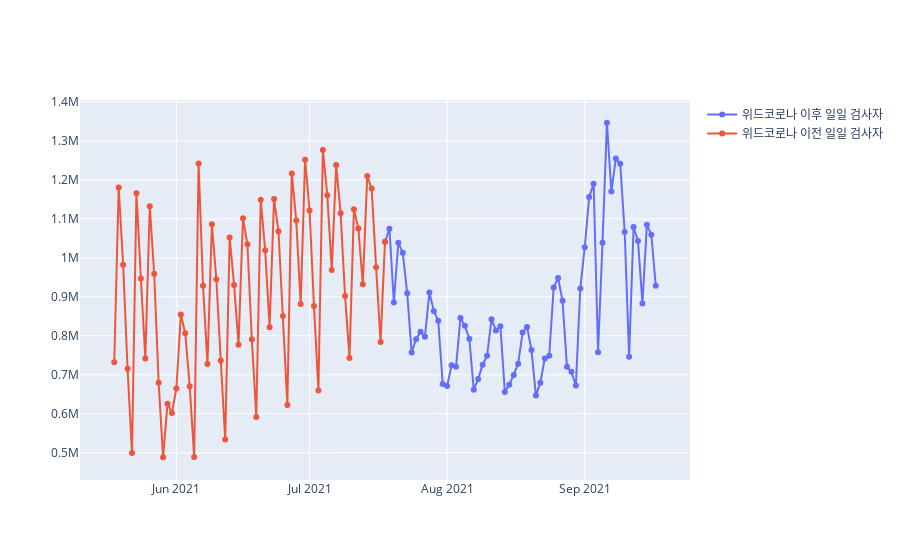

This figure's notebook cell:
### Code cell
fig = go.Figure()
fig.add_trace(go.Scatter(x=UK_data_ac['date'], y=UK_data_ac['newVirusTests'],
                    mode='lines+markers',
                    name='위드코로나 이후 일일 검사자'))
fig.add_trace(go.Scatter(x=UK_data_bc['date'], y=UK_data_bc['newVirusTests'],
                    mode='lines+markers',
                    name='위드코로나 이전 일일 검사자'))
fig.show()
